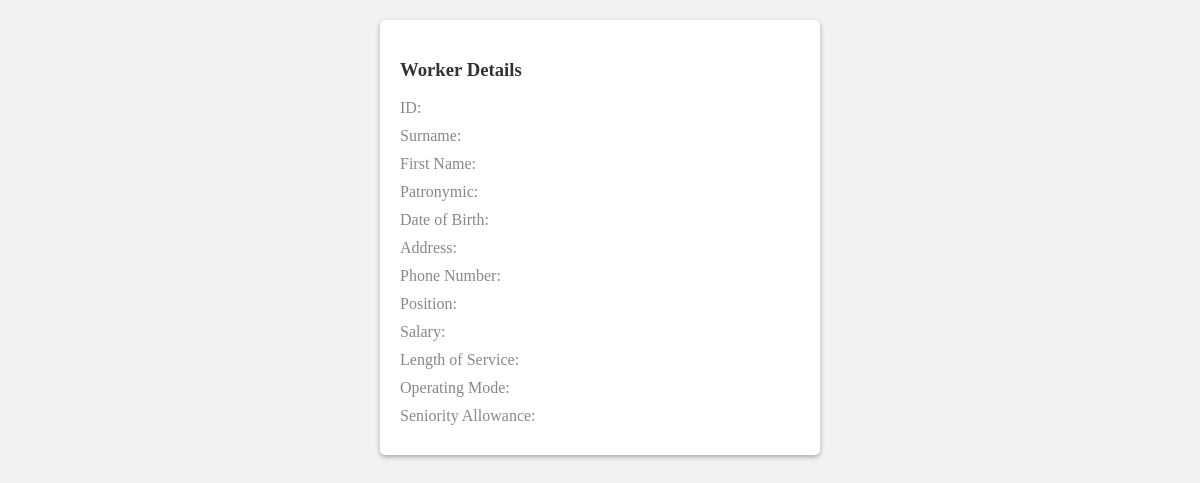
The page /more_worker/33 on the database as committed earlier.
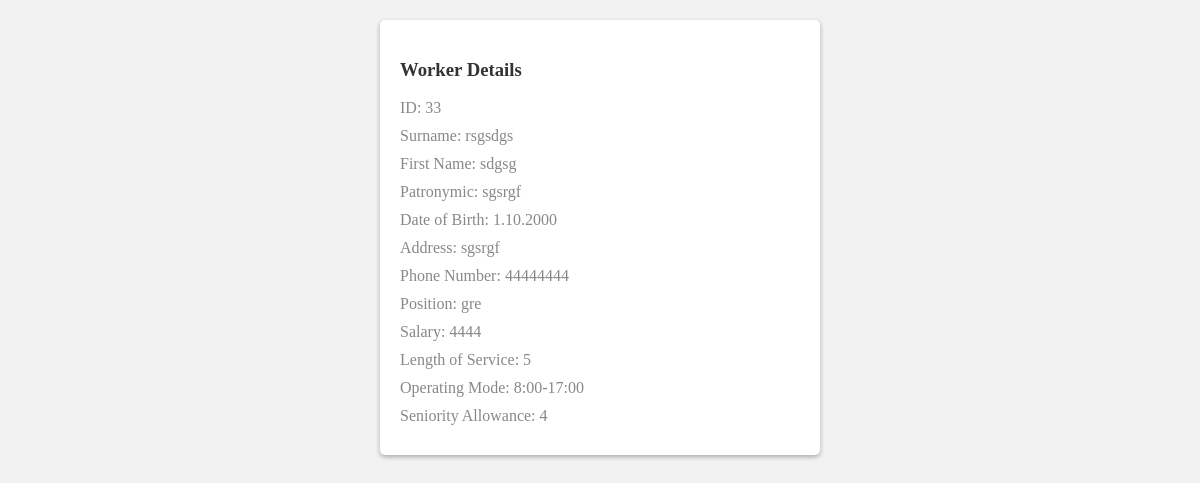
The same page on the database as committed later.
### tables this page shows
CREATE TABLE worker (worker_id Char PRIMARY KEY NOT NULL, surname_worker TEXT NOT NULL, first_name_worker TEXT NOT NULL, patronymic_worker TEXT NOT NULL, date_birth_worker Date NOT NULL, address_worker TEXT NOT NULL, phone_number_worker Char NOT NULL, position_worker Char NOT NULL, salary_worker INTEGER NOT NULL, length_service INTEGER NOT NULL, operating_mode Char NOT NULL, seniority_allowance INTEGER NOT NULL);

### app.py (the view)
@app.route('/more_worker/<int:worker_id>', methods=['GET', 'POST'])
def more_worker(worker_id):
    conn = get_db()
    cursor = conn.cursor()
    cursor.execute("SELECT * FROM worker WHERE worker_id=?", (worker_id,))
    worker = cursor.fetchone()
    conn.close()
    return render_template('more_worker.html', worker=worker)

### app.py (called while the page is built)
def get_db():
    conn = sqlite3.connect(DATABASE)
    return conn

### templates/more_worker.html (shortened to what this page needs)
<!DOCTYPE html>
<html>
<head>
</head>
<body>
    <div class="worker-details">
        <h3>Worker Details</h3>
        <p>ID: {{ worker[0] }}</p>
        <p>Surname: {{ worker[1] }}</p>
        <p>First Name: {{ worker[2] }}</p>
        <p>Patronymic: {{ worker[3] }}</p>
        <p>Date of Birth: {{ worker[4] }}</p>
        <p>Address: {{ worker[5] }}</p>
        <p>Phone Number: {{ worker[6] }}</p>
        <p>Position: {{ worker[7] }}</p>
        <p>Salary: {{ worker[8] }}</p>
        <p>Length of Service: {{ worker[9] }}</p>
        <p>Operating Mode: {{ worker[10] }}</p>
        <p>Seniority Allowance: {{ worker[11] }}</p>
    </div>
</body>
</html>

### templates/more_worker.html (style rules this page uses)
body { background-color: #f2f2f2; }
.worker-details { background-color: #fff; border-radius: 5px; box-shadow: 0 2px 5px rgba(0, 0, 0, 0.3); padding: 20px; margin: 20px auto; max-width: 400px; }
.worker-details h3 { color: #333; }
.worker-details p { margin: 10px 0; color: #888; }

Rows that differ between the two databases and show on the page:
added worker: worker_id "33", surname_worker "rsgsdgs", first_name_worker "sdgsg", patronymic_worker "sgsrgf", date_birth_worker "1.10.2000", address_worker "sgsrgf", phone_number_worker "44444444", position_worker "gre", salary_worker "4444", length_service "5", operating_mode "8:00-17:00", seniority_allowance "4"
